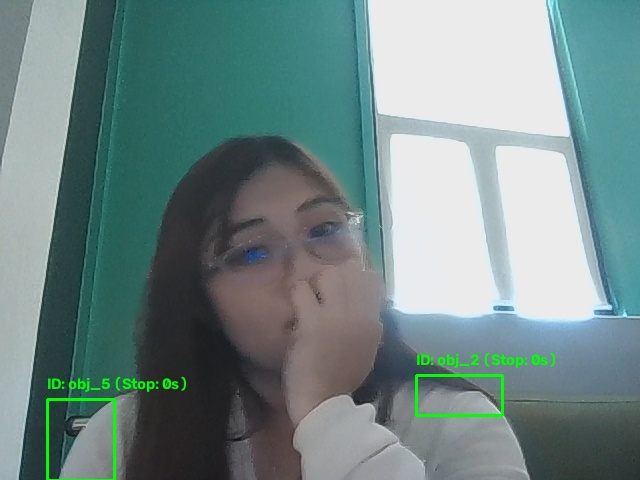
#> input picture snapshots/frequency/frequency_snapshot_20261111_110940.jpg, 640 x 480 px, given in place of the camera
$ python main.py
#> lines starting #> are read from the running program, lines starting #| are printed output that depends on the picture
import cv2
import time
import numpy as np
import os

def main():
    # Ensure separate evidence subfolders exist for each trigger type
    evidence_folders = ["snapshots/lingering", "snapshots/frequency", "snapshots/loitering"]
    for folder in evidence_folders:
        if not os.path.exists(folder):
            os.makedirs(folder)

    # 1. Initialize Video Capture (0 opens your live webcam)
    cap = cv2.VideoCapture(0)

    if not cap.isOpened():
        print("Error: Could not open video source.")
        return

    # 2. Initialize Background Subtractor for Motion Detection (Topic E: Motion & Object Tracking)
    bg_subtractor = cv2.createBackgroundSubtractorMOG2(history=500, varThreshold=50, detectShadows=True)

    # State dictionaries for tracking objects across frames
    tracked_objects = {}
    next_object_id = 1

    # Independent snapshot flags for each rule to prevent overwriting
    lingering_snapshot_saved = False
    frequency_snapshot_saved = False
    loitering_snapshot_saved = False

    print("SmartTrace Security System Active. Press 'q' to exit.")

    # Create window and set it to Fullscreen mode
    window_name = "SmartTrace - Intelligent Security Feed"
    cv2.namedWindow(window_name, cv2.WND_PROP_FULLSCREEN)
    cv2.setWindowProperty(window_name, cv2.WND_PROP_FULLSCREEN, cv2.WINDOW_FULLSCREEN)

    while cap.isOpened():
        ret, frame = cap.read()
#> frame is the input picture: shape (480, 640, 3); mean B, G, R 134.9, 136.4, 113.7
        if not ret:
            print("End of video stream or failed to grab frame.")
            break

        current_time = time.time()

        # 3. Frame Preprocessing (Topic A: Image Operations)
        frame = cv2.resize(frame, (640, 480))
        gray = cv2.cvtColor(frame, cv2.COLOR_BGR2GRAY)
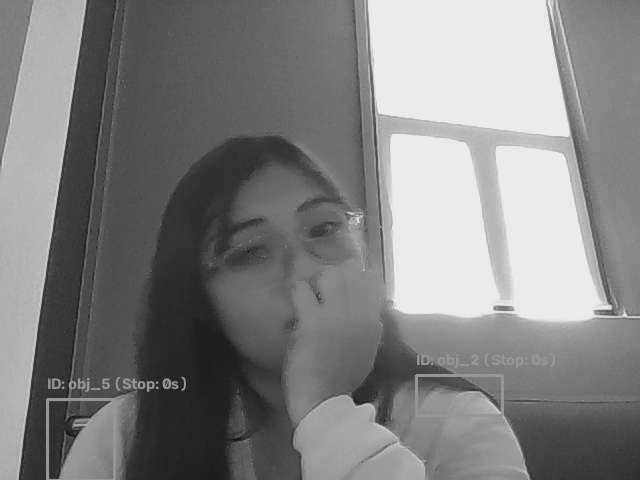
#> gray: shape (480, 640); min 15, max 239, mean 129.4
        blurred = cv2.GaussianBlur(gray, (5, 5), 0)

        # 4. Apply Background Subtractor with a slow learning rate (0.001)
        # This prevents MOG2 from absorbing you into the background when you stand still!
        fg_mask = bg_subtractor.apply(blurred, learningRate=0.001)
#> fg_mask: shape (480, 640); every value is 127
        _, thresh = cv2.threshold(fg_mask, 250, 255, cv2.THRESH_BINARY)
#> thresh: shape (480, 640); every value is 0

        # Morphological operations to clean up noise blobs
        kernel = cv2.getStructuringElement(cv2.MORPH_RECT, (5, 5))
        cleaned = cv2.morphologyEx(thresh, cv2.MORPH_OPEN, kernel)
        cleaned = cv2.morphologyEx(cleaned, cv2.MORPH_CLOSE, kernel)

        # Dilation to merge fragmented body parts into one object
        dilate_kernel = cv2.getStructuringElement(cv2.MORPH_RECT, (15, 15))
        cleaned = cv2.dilate(cleaned, dilate_kernel, iterations=2)

        # 5. Extract Contours (Topic D: Image Analysis & Transformation)
        contours, _ = cv2.findContours(cleaned, cv2.RETR_EXTERNAL, cv2.CHAIN_APPROX_SIMPLE)
#> contours = []

        system_status = "Observing..."
        status_color = (0, 255, 0) # Green for normal

        current_frame_centers = []
        contour_boxes = []

        for contour in contours:
            if cv2.contourArea(contour) < 1000:
                continue
            x, y, w, h = cv2.boundingRect(contour)
            cx, cy = int(x + w / 2), int(y + h / 2)
            current_frame_centers.append((cx, cy))
            contour_boxes.append((x, y, w, h))
#> this loop made 0 passes
#> after the loop, contour_boxes = []; current_frame_centers = []

        # --- CROSS-FRAME OBJECT TRACKING & LOCATION-BASED LOITERING LOGIC ---
        updated_tracked_objects = {}

        for cx, cy in current_frame_centers:
            matched_id = None
            min_distance = 100

            for obj_id, data in tracked_objects.items():
                prev_cx, prev_cy = data["center"]
                distance = np.linalg.norm(np.array([cx, cy]) - np.array([prev_cx, prev_cy]))

                if distance < min_distance:
                    matched_id = obj_id
                    min_distance = distance

            if matched_id is not None:
                time_delta = current_time - tracked_objects[matched_id]["last_seen"]
                appearances = tracked_objects[matched_id]["appearances"]
                if tracked_objects[matched_id]["was_missing"]:
                    appearances += 1

                # LOCATION CHECK: Measure distance from the object's ORIGINAL starting position
                start_cx, start_cy = tracked_objects[matched_id]["start_center"]
                total_displacement_from_start = np.linalg.norm(np.array([cx, cy]) - np.array([start_cx, start_cy]))

                current_stationary_time = tracked_objects[matched_id]["stationary_time"]

                if total_displacement_from_start < 120.0:
                    current_stationary_time += time_delta
                else:
                    current_stationary_time = max(0.0, current_stationary_time - 0.5)

                updated_tracked_objects[matched_id] = {
                    "center": (cx, cy),
                    "start_center": (start_cx, start_cy),
                    "start_time": tracked_objects[matched_id]["start_time"],
                    "appearances": appearances,
                    "stationary_time": current_stationary_time,
                    "last_seen": current_time,
                    "was_missing": False
                }
            else:
                new_id = f"obj_{next_object_id}"
                next_object_id += 1

                updated_tracked_objects[new_id] = {
                    "center": (cx, cy),
                    "start_center": (cx, cy),
                    "start_time": current_time,
                    "appearances": 1,
                    "stationary_time": 0.0,
                    "last_seen": current_time,
                    "was_missing": False
                }
#> after the loop, next_object_id = 1; updated_tracked_objects = 0 items

        for obj_id, data in tracked_objects.items():
            if obj_id not in updated_tracked_objects:
                if current_time - data["last_seen"] < 2.0:
                    data["was_missing"] = True
                    updated_tracked_objects[obj_id] = data

        tracked_objects = updated_tracked_objects
#> tracked_objects = 0 items

        # --- 6. BEHAVIORAL FILTERING RULES EVALUATION ---
        for idx, (x, y, w, h) in enumerate(contour_boxes):
            cx, cy = current_frame_centers[idx]

            active_id = None
            for obj_id, data in tracked_objects.items():
                if np.linalg.norm(np.array([cx, cy]) - np.array(data["center"])) < 75:
                    active_id = obj_id
                    break

            if not active_id:
                continue

            data = tracked_objects[active_id]
            duration = current_time - data["start_time"]
            appearances = data["appearances"]
            stationary_time = data["stationary_time"]

            # --- PREPARE TIMESTAMP STRING FOR ON-SCREEN & SNAPSHOT EVIDENCE ---
            timestamp_str = time.strftime("%Y-%m-%d %H:%M:%S")

            # --- EVALUATE MULTI-TIER TRIGGER RULES & SAVING SNAPSHOTS WITH EMBEDDED INFO ---
            if stationary_time >= 5.0:
                system_status = f"LOITERING DETECTED ({int(stationary_time)}s): TRIGGERED!"
                status_color = (0, 0, 255) # Red
                if not loitering_snapshot_saved:
                    evidence_frame = frame.copy()
                    cv2.putText(evidence_frame, f"EVIDENCE: LOITERING ({timestamp_str})", (20, 460), cv2.FONT_HERSHEY_SIMPLEX, 0.5, (0, 0, 255), 2)

                    filename = os.path.join("snapshots", "loitering", f"loitering_snapshot_{time.strftime('%Y%m%d_%H%M%S')}.jpg")
                    cv2.imwrite(filename, evidence_frame)
                    print(f"[ALERT] Loitering rule met! Full-screen snapshot saved to {filename}")
                    loitering_snapshot_saved = True

            elif duration >= 20.0:
                system_status = "LINGERING DETECTED: TRIGGERED!"
                status_color = (0, 0, 255) # Red
                if not lingering_snapshot_saved:
                    evidence_frame = frame.copy()
                    cv2.putText(evidence_frame, f"EVIDENCE: LINGERING (20s) ({timestamp_str})", (20, 460), cv2.FONT_HERSHEY_SIMPLEX, 0.5, (0, 0, 255), 2)

                    filename = os.path.join("snapshots", "lingering", f"lingering_snapshot_{time.strftime('%Y%m%d_%H%M%S')}.jpg")
                    cv2.imwrite(filename, evidence_frame)
                    print(f"[ALERT] Lingering rule met (20s)! Full-screen snapshot saved to {filename}")
                    lingering_snapshot_saved = True

            elif appearances > 3:
                system_status = f"RECURRENT MOTION ({appearances}x): TRIGGERED!"
                status_color = (0, 0, 255) # Red
                if not frequency_snapshot_saved:
                    evidence_frame = frame.copy()
                    cv2.putText(evidence_frame, f"EVIDENCE: FREQUENCY ({appearances}x) ({timestamp_str})", (20, 460), cv2.FONT_HERSHEY_SIMPLEX, 0.5, (0, 0, 255), 2)

                    filename = os.path.join("snapshots", "frequency", f"frequency_snapshot_{time.strftime('%Y%m%d_%H%M%S')}.jpg")
                    cv2.imwrite(filename, evidence_frame)
                    print(f"[ALERT] Frequency rule met ({appearances} appearances)! Full-screen snapshot saved to {filename}")
                    frequency_snapshot_saved = True
            else:
                if duration > 3.0 or appearances > 1:
                    system_status = f"Tracking ({active_id}): AnchorStopTime: {int(stationary_time)}s | Appears: {appearances}x"
                    status_color = (0, 165, 255) # Orange

            # 7. Visualization Overlays (Topic D)
            cv2.rectangle(frame, (x, y), (x + w, y + h), status_color, 2)
            cv2.putText(frame, f"ID: {active_id} (AnchorTime: {int(stationary_time)}s)", (x, y - 10), cv2.FONT_HERSHEY_SIMPLEX, 0.5, status_color, 2)
#> after the loop, frequency_snapshot_saved = False; lingering_snapshot_saved = False; loitering_snapshot_saved = False

        # Draw Global Status and Live Timestamp on Live Feed Window
        cv2.putText(frame, f"Status: {system_status}", (20, 40), cv2.FONT_HERSHEY_SIMPLEX, 0.7, status_color, 2)
        current_timestamp_str = time.strftime("%Y-%m-%d %H:%M:%S")
        cv2.putText(frame, current_timestamp_str, (20, 440), cv2.FONT_HERSHEY_SIMPLEX, 0.5, (255, 255, 255), 1)
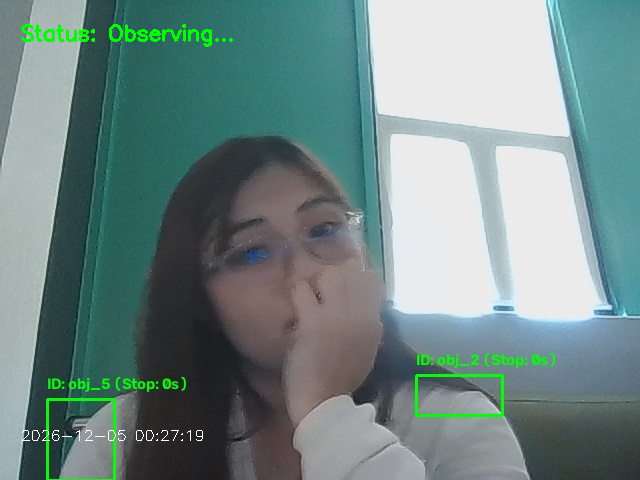
#> frame: shape (480, 640, 3); mean B, G, R 134.6, 137.2, 113.5

        # Show the processed output frame in fullscreen
        cv2.imshow(window_name, frame)

        # Exit loop if 'q' key is pressed
        if cv2.waitKey(1) & 0xFF == ord('q'):
#> (key q is pressed here)
            break

    cap.release()
    cv2.destroyAllWindows()

if __name__ == "__main__":
    main()

$ run again, on snapshots/frequency/frequency_snapshot_20261111_111343.jpg
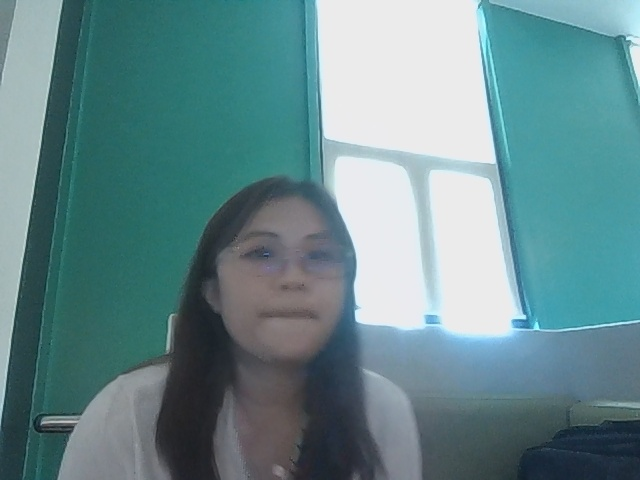
#> input picture snapshots/frequency/frequency_snapshot_20261111_111343.jpg, 640 x 480 px, given in place of the camera
#> in main, frame is the input picture: shape (480, 640, 3); mean B, G, R 140.8, 136.8, 102
#> in main, `gray = cv2.cvtColor(frame, cv2.COLOR_BGR2GRAY)`:
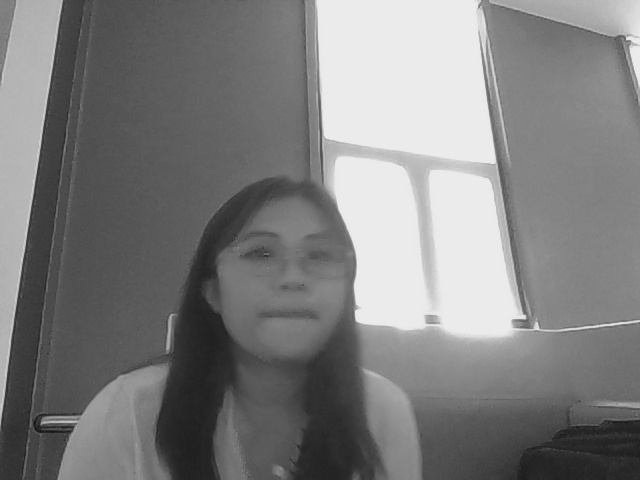
#> gray: shape (480, 640); min 19, max 239, mean 126.9
#> fg_mask: shape (480, 640); every value is 127
#> thresh: shape (480, 640); every value is 0
#> contours = []
#> after the loop in main, `for cx, cy in current_frame_centers:`: next_object_id = 1; updated_tracked_objects = 0 items
#> after the loop in main, `for idx, (x, y, w, h) in enumerate(contour_boxes):`: frequency_snapshot_saved = False
#> in main, `cv2.putText(frame, current_timestamp_str, (20, 440), cv2.FONT_HERSHEY_..`:
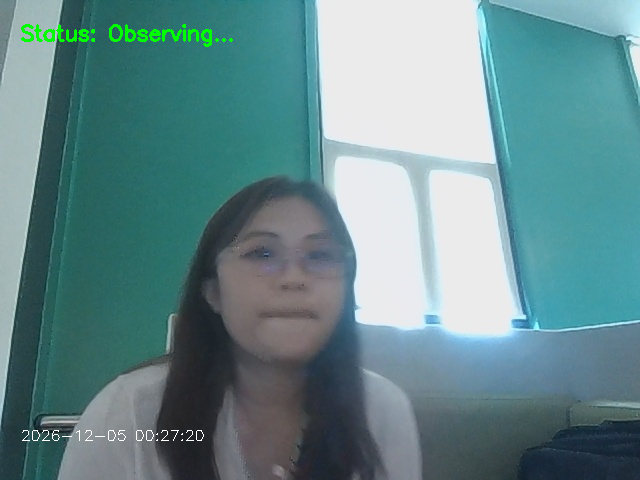
#> frame: shape (480, 640, 3); mean B, G, R 140.4, 137.7, 101.9

$ run again, on snapshots/frequency/frequency_snapshot_20261111_113951.jpg
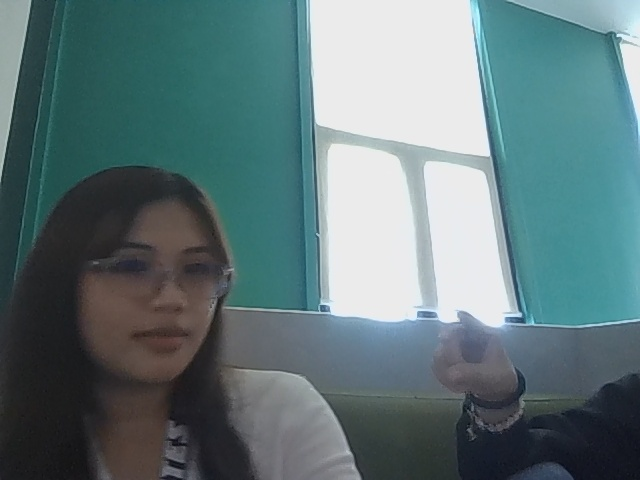
#> input picture snapshots/frequency/frequency_snapshot_20261111_113951.jpg, 640 x 480 px, given in place of the camera
#> in main, frame is the input picture: shape (480, 640, 3); mean B, G, R 121.7, 118.9, 96.2
#> in main, `gray = cv2.cvtColor(frame, cv2.COLOR_BGR2GRAY)`:
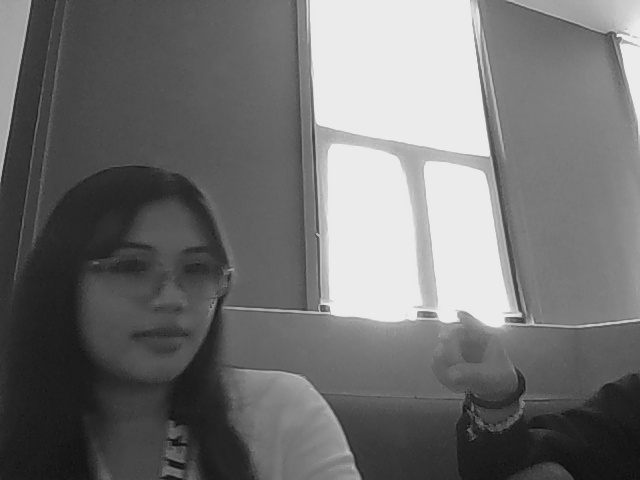
#> gray: shape (480, 640); min 11, max 240, mean 112.4
#> fg_mask: shape (480, 640); every value is 127
#> thresh: shape (480, 640); every value is 0
#> contours = []
#> after the loop in main, `for cx, cy in current_frame_centers:`: next_object_id = 1; updated_tracked_objects = 0 items
#> after the loop in main, `for idx, (x, y, w, h) in enumerate(contour_boxes):`: frequency_snapshot_saved = False
#> in main, `cv2.putText(frame, current_timestamp_str, (20, 440), cv2.FONT_HERSHEY_..`:
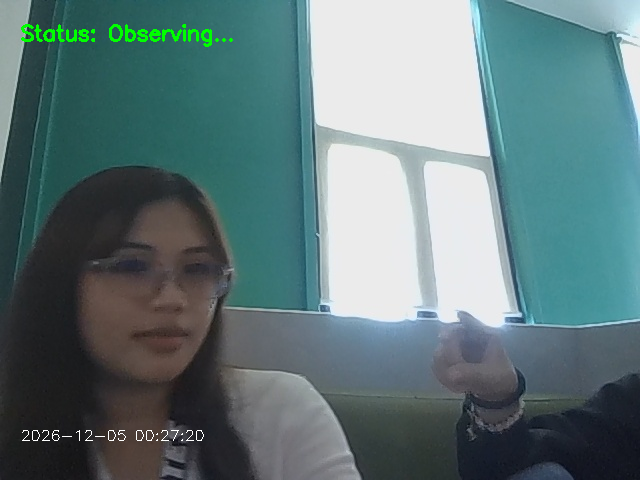
#> frame: shape (480, 640, 3); mean B, G, R 121.5, 119.9, 96.2

$ run again, on snapshots/frequency/frequency_snapshot_20261111_124640.jpg
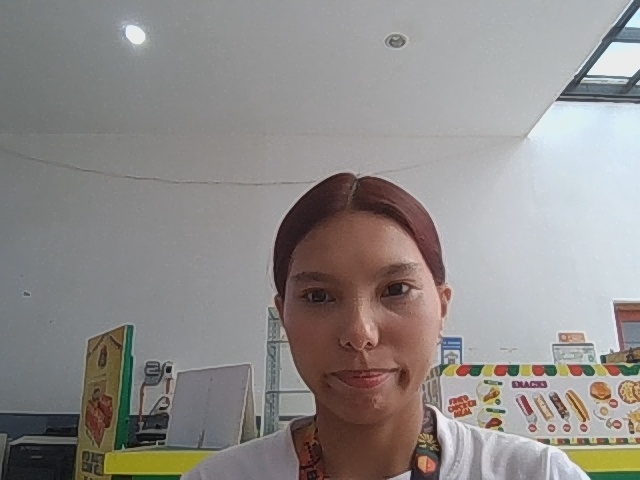
#> input picture snapshots/frequency/frequency_snapshot_20261111_124640.jpg, 640 x 480 px, given in place of the camera
#> in main, frame is the input picture: shape (480, 640, 3); mean B, G, R 138, 139.9, 143.8
#> in main, `gray = cv2.cvtColor(frame, cv2.COLOR_BGR2GRAY)`:
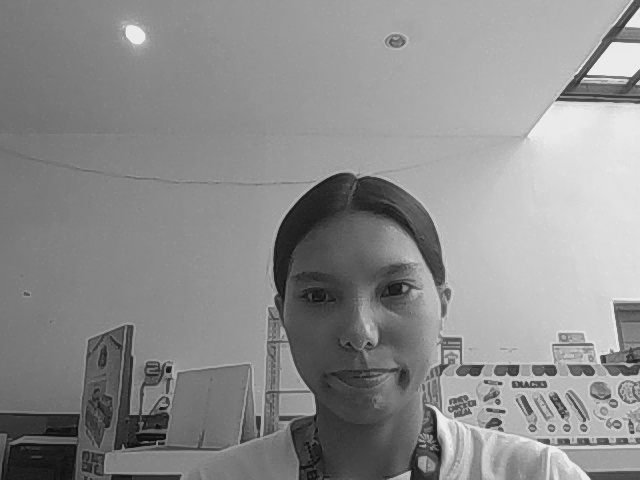
#> gray: shape (480, 640); min 12, max 241, mean 140.9
#> fg_mask: shape (480, 640); every value is 127
#> thresh: shape (480, 640); every value is 0
#> contours = []
#> after the loop in main, `for cx, cy in current_frame_centers:`: next_object_id = 1; updated_tracked_objects = 0 items
#> after the loop in main, `for idx, (x, y, w, h) in enumerate(contour_boxes):`: frequency_snapshot_saved = False
#> in main, `cv2.putText(frame, current_timestamp_str, (20, 440), cv2.FONT_HERSHEY_..`:
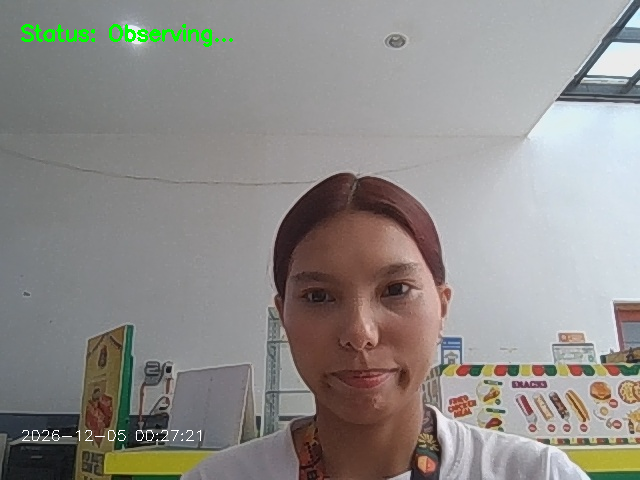
#> frame: shape (480, 640, 3); mean B, G, R 137.5, 140.7, 143.4
